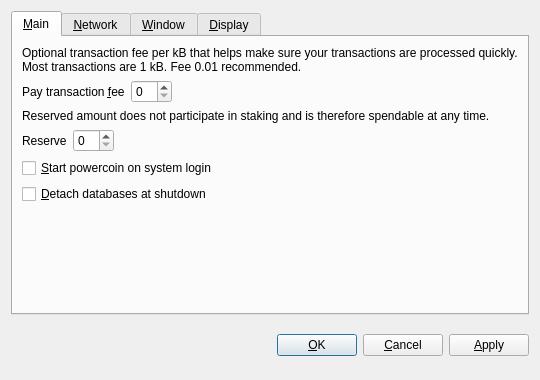
<?xml version="1.0" encoding="UTF-8"?>
<ui version="4.0">
 <class>OptionsDialog</class>
 <widget class="QDialog" name="OptionsDialog">
  <property name="geometry">
   <rect>
    <x>0</x>
    <y>0</y>
    <width>540</width>
    <height>380</height>
   </rect>
  </property>
  <property name="windowTitle">
   <string>Options</string>
  </property>
  <property name="modal">
   <bool>true</bool>
  </property>
  <layout class="QVBoxLayout" name="verticalLayout">
   <item>
    <widget class="QTabWidget" name="tabWidget">
     <property name="tabPosition">
      <enum>QTabWidget::North</enum>
     </property>
     <property name="currentIndex">
      <number>0</number>
     </property>
     <widget class="QWidget" name="tabMain">
      <attribute name="title">
       <string>&amp;Main</string>
      </attribute>
      <layout class="QVBoxLayout" name="verticalLayout_Main">
       <item>
        <widget class="QLabel" name="transactionFeeInfoLabel">
         <property name="text">
          <string>Optional transaction fee per kB that helps make sure your transactions are processed quickly. Most transactions are 1 kB. Fee 0.01 recommended.</string>
         </property>
         <property name="textFormat">
          <enum>Qt::PlainText</enum>
         </property>
         <property name="wordWrap">
          <bool>true</bool>
         </property>
        </widget>
       </item>
       <item>
        <layout class="QHBoxLayout" name="horizontalLayoutFee">
         <item>
          <widget class="QLabel" name="transactionFeeLabel">
           <property name="text">
            <string>Pay transaction &amp;fee</string>
           </property>
           <property name="textFormat">
            <enum>Qt::PlainText</enum>
           </property>
           <property name="buddy">
            <cstring>transactionFee</cstring>
           </property>
          </widget>
         </item>
         <item>
          <widget class="powercoinAmountField" name="transactionFee"/>
         </item>
         <item>
          <spacer name="horizontalSpacerFee">
           <property name="orientation">
            <enum>Qt::Horizontal</enum>
           </property>
           <property name="sizeHint" stdset="0">
            <size>
             <width>40</width>
             <height>20</height>
            </size>
           </property>
          </spacer>
         </item>
        </layout>
       </item>
       <item>
        <widget class="QLabel" name="reserveBalanceInfoLabel">
         <property name="text">
          <string>Reserved amount does not participate in staking and is therefore spendable at any time.</string>
         </property>
         <property name="textFormat">
          <enum>Qt::PlainText</enum>
         </property>
         <property name="wordWrap">
          <bool>true</bool>
         </property>
        </widget>
       </item>
       <item>
        <layout class="QHBoxLayout" name="horizontalLayoutReserveBalance">
         <item>
          <widget class="QLabel" name="reserveBalanceLabel">
           <property name="text">
            <string>Reserve</string>
           </property>
           <property name="textFormat">
            <enum>Qt::PlainText</enum>
           </property>
           <property name="buddy">
            <cstring>reserveBalance</cstring>
           </property>
          </widget>
         </item>
         <item>
          <widget class="powercoinAmountField" name="reserveBalance"/>
         </item>
         <item>
          <spacer name="horizontalSpacerReserveBalance">
           <property name="orientation">
            <enum>Qt::Horizontal</enum>
           </property>
           <property name="sizeHint" stdset="0">
            <size>
             <width>40</width>
             <height>20</height>
            </size>
           </property>
          </spacer>
         </item>
        </layout>
       </item>
       <item>
        <widget class="QCheckBox" name="powercoinAtStartup">
         <property name="toolTip">
          <string>Automatically start powercoin after logging in to the system.</string>
         </property>
         <property name="text">
          <string>&amp;Start powercoin on system login</string>
         </property>
        </widget>
       </item>
       <item>
        <widget class="QCheckBox" name="detachDatabases">
         <property name="toolTip">
          <string>Detach block and address databases at shutdown. This means they can be moved to another data directory, but it slows down shutdown. The wallet is always detached.</string>
         </property>
         <property name="text">
          <string>&amp;Detach databases at shutdown</string>
         </property>
        </widget>
       </item>
       <item>
        <spacer name="verticalSpacer_Main">
         <property name="orientation">
          <enum>Qt::Vertical</enum>
         </property>
         <property name="sizeHint" stdset="0">
          <size>
           <width>20</width>
           <height>40</height>
          </size>
         </property>
        </spacer>
       </item>
      </layout>
     </widget>
     <widget class="QWidget" name="tabNetwork">
      <attribute name="title">
       <string>&amp;Network</string>
      </attribute>
      <layout class="QVBoxLayout" name="verticalLayout_Network">
       <item>
        <widget class="QCheckBox" name="mapPortUpnp">
         <property name="toolTip">
          <string>Automatically open the powercoin client port on the router. This only works when your router supports UPnP and it is enabled.</string>
         </property>
         <property name="text">
          <string>Map port using &amp;UPnP</string>
         </property>
        </widget>
       </item>
       <item>
        <widget class="QCheckBox" name="connectSocks">
         <property name="toolTip">
          <string>Connect to the powercoin network through a SOCKS proxy (e.g. when connecting through Tor).</string>
         </property>
         <property name="text">
          <string>&amp;Connect through SOCKS proxy:</string>
         </property>
        </widget>
       </item>
       <item>
        <layout class="QHBoxLayout" name="horizontalLayout_Network">
         <item>
          <widget class="QLabel" name="proxyIpLabel">
           <property name="text">
            <string>Proxy &amp;IP:</string>
           </property>
           <property name="textFormat">
            <enum>Qt::PlainText</enum>
           </property>
           <property name="buddy">
            <cstring>proxyIp</cstring>
           </property>
          </widget>
         </item>
         <item>
          <widget class="QValidatedLineEdit" name="proxyIp">
           <property name="maximumSize">
            <size>
             <width>140</width>
             <height>16777215</height>
            </size>
           </property>
           <property name="toolTip">
            <string>IP address of the proxy (e.g. 127.0.0.1)</string>
           </property>
          </widget>
         </item>
         <item>
          <widget class="QLabel" name="proxyPortLabel">
           <property name="text">
            <string>&amp;Port:</string>
           </property>
           <property name="textFormat">
            <enum>Qt::PlainText</enum>
           </property>
           <property name="buddy">
            <cstring>proxyPort</cstring>
           </property>
          </widget>
         </item>
         <item>
          <widget class="QLineEdit" name="proxyPort">
           <property name="maximumSize">
            <size>
             <width>55</width>
             <height>16777215</height>
            </size>
           </property>
           <property name="toolTip">
            <string>Port of the proxy (e.g. 9050)</string>
           </property>
          </widget>
         </item>
         <item>
          <widget class="QLabel" name="socksVersionLabel">
           <property name="text">
            <string>SOCKS &amp;Version:</string>
           </property>
           <property name="textFormat">
            <enum>Qt::PlainText</enum>
           </property>
           <property name="buddy">
            <cstring>socksVersion</cstring>
           </property>
          </widget>
         </item>
         <item>
          <widget class="QValueComboBox" name="socksVersion">
           <property name="toolTip">
            <string>SOCKS version of the proxy (e.g. 5)</string>
           </property>
          </widget>
         </item>
         <item>
          <spacer name="horizontalSpacer_Network">
           <property name="orientation">
            <enum>Qt::Horizontal</enum>
           </property>
           <property name="sizeHint" stdset="0">
            <size>
             <width>40</width>
             <height>20</height>
            </size>
           </property>
          </spacer>
         </item>
        </layout>
       </item>
       <item>
        <spacer name="verticalSpacer_Network">
         <property name="orientation">
          <enum>Qt::Vertical</enum>
         </property>
         <property name="sizeHint" stdset="0">
          <size>
           <width>20</width>
           <height>40</height>
          </size>
         </property>
        </spacer>
       </item>
      </layout>
     </widget>
     <widget class="QWidget" name="tabWindow">
      <attribute name="title">
       <string>&amp;Window</string>
      </attribute>
      <layout class="QVBoxLayout" name="verticalLayout_Window">
       <item>
        <widget class="QCheckBox" name="minimizeToTray">
         <property name="toolTip">
          <string>Show only a tray icon after minimizing the window.</string>
         </property>
         <property name="text">
          <string>&amp;Minimize to the tray instead of the taskbar</string>
         </property>
        </widget>
       </item>
       <item>
        <widget class="QCheckBox" name="minimizeOnClose">
         <property name="toolTip">
          <string>Minimize instead of exit the application when the window is closed. When this option is enabled, the application will be closed only after selecting Quit in the menu.</string>
         </property>
         <property name="text">
          <string>M&amp;inimize on close</string>
         </property>
        </widget>
       </item>
       <item>
        <spacer name="verticalSpacer_Window">
         <property name="orientation">
          <enum>Qt::Vertical</enum>
         </property>
         <property name="sizeHint" stdset="0">
          <size>
           <width>20</width>
           <height>40</height>
          </size>
         </property>
        </spacer>
       </item>
      </layout>
     </widget>
     <widget class="QWidget" name="tabDisplay">
      <attribute name="title">
       <string>&amp;Display</string>
      </attribute>
      <layout class="QVBoxLayout" name="verticalLayout_Display">
       <item>
        <layout class="QHBoxLayout" name="horizontalLayout_1_Display">
         <item>
          <widget class="QLabel" name="langLabel">
           <property name="text">
            <string>User Interface &amp;language:</string>
           </property>
           <property name="textFormat">
            <enum>Qt::PlainText</enum>
           </property>
           <property name="buddy">
            <cstring>lang</cstring>
           </property>
          </widget>
         </item>
         <item>
          <widget class="QValueComboBox" name="lang">
           <property name="toolTip">
            <string>The user interface language can be set here. This setting will take effect after restarting powercoin.</string>
           </property>
          </widget>
         </item>
        </layout>
       </item>
       <item>
        <layout class="QHBoxLayout" name="horizontalLayout_2_Display">
         <item>
          <widget class="QLabel" name="unitLabel">
           <property name="text">
            <string>&amp;Unit to show amounts in:</string>
           </property>
           <property name="textFormat">
            <enum>Qt::PlainText</enum>
           </property>
           <property name="buddy">
            <cstring>unit</cstring>
           </property>
          </widget>
         </item>
         <item>
          <widget class="QValueComboBox" name="unit">
           <property name="toolTip">
            <string>Choose the default subdivision unit to show in the interface and when sending coins.</string>
           </property>
          </widget>
         </item>
        </layout>
       </item>
       <item>
        <widget class="QCheckBox" name="displayAddresses">
         <property name="toolTip">
          <string>Whether to show powercoin addresses in the transaction list or not.</string>
         </property>
         <property name="text">
          <string>&amp;Display addresses in transaction list</string>
         </property>
        </widget>
       </item>
       <item>
        <widget class="QCheckBox" name="coinControlFeatures">
         <property name="toolTip">
          <string>Whether to show coin control features or not.</string>
         </property>
         <property name="text">
          <string>Display coin &amp;control features (experts only!)</string>
         </property>
        </widget>
       </item>
       <item>
        <spacer name="verticalSpacer_Display">
         <property name="orientation">
          <enum>Qt::Vertical</enum>
         </property>
         <property name="sizeHint" stdset="0">
          <size>
           <width>20</width>
           <height>40</height>
          </size>
         </property>
        </spacer>
       </item>
      </layout>
     </widget>
    </widget>
   </item>
   <item>
    <layout class="QHBoxLayout" name="horizontalLayout_Buttons">
     <item>
      <spacer name="horizontalSpacer_1">
       <property name="orientation">
        <enum>Qt::Horizontal</enum>
       </property>
       <property name="sizeHint" stdset="0">
        <size>
         <width>40</width>
         <height>48</height>
        </size>
       </property>
      </spacer>
     </item>
     <item>
      <widget class="QLabel" name="statusLabel">
       <property name="font">
        <font>
         <weight>75</weight>
         <bold>true</bold>
        </font>
       </property>
       <property name="text">
        <string/>
       </property>
       <property name="textFormat">
        <enum>Qt::PlainText</enum>
       </property>
       <property name="wordWrap">
        <bool>true</bool>
       </property>
      </widget>
     </item>
     <item>
      <spacer name="horizontalSpacer_2">
       <property name="orientation">
        <enum>Qt::Horizontal</enum>
       </property>
       <property name="sizeHint" stdset="0">
        <size>
         <width>40</width>
         <height>48</height>
        </size>
       </property>
      </spacer>
     </item>
     <item>
      <widget class="QPushButton" name="okButton">
       <property name="text">
        <string>&amp;OK</string>
       </property>
      </widget>
     </item>
     <item>
      <widget class="QPushButton" name="cancelButton">
       <property name="text">
        <string>&amp;Cancel</string>
       </property>
       <property name="autoDefault">
        <bool>false</bool>
       </property>
      </widget>
     </item>
     <item>
      <widget class="QPushButton" name="applyButton">
       <property name="text">
        <string>&amp;Apply</string>
       </property>
       <property name="autoDefault">
        <bool>false</bool>
       </property>
      </widget>
     </item>
    </layout>
   </item>
  </layout>
 </widget>
 <customwidgets>
  <customwidget>
   <class>powercoinAmountField</class>
   <extends>QSpinBox</extends>
   <header>powercoinamountfield.h</header>
  </customwidget>
  <customwidget>
   <class>QValueComboBox</class>
   <extends>QComboBox</extends>
   <header>qvaluecombobox.h</header>
  </customwidget>
  <customwidget>
   <class>QValidatedLineEdit</class>
   <extends>QLineEdit</extends>
   <header>qvalidatedlineedit.h</header>
  </customwidget>
 </customwidgets>
 <resources/>
 <connections/>
</ui>
